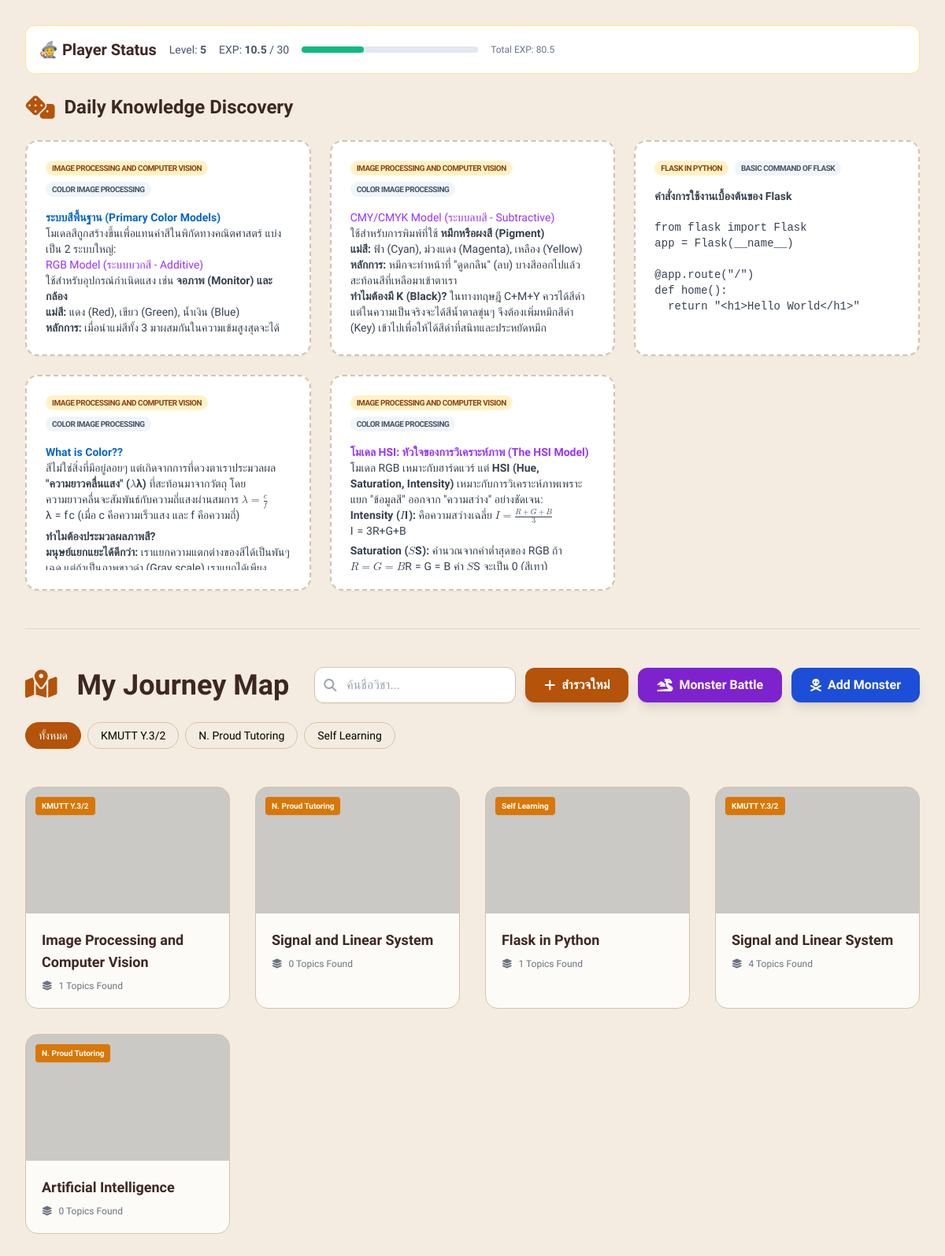
The app's page /learning/ with its own data.
### models.py (models this page shows)
class PlayerProfile(db.Model):
    id = db.Column(db.Integer, primary_key=True)
    level = db.Column(db.Integer, default=1, nullable=False)
    exp_current = db.Column(db.Float, default=0.0, nullable=False)
    exp_total = db.Column(db.Float, default=0.0, nullable=False)
    updated_at = db.Column(db.DateTime, default=datetime.utcnow, onupdate=datetime.utcnow)

class Course(db.Model):
    id = db.Column(db.Integer, primary_key=True)
    title = db.Column(db.String(100), nullable=False)
    category = db.Column(db.String(50), nullable=False)
    background_image = db.Column(db.String(255), nullable=True)
    topics = db.relationship('Topic', backref='course', lazy=True, cascade="all, delete-orphan")

class Topic(db.Model):
    id = db.Column(db.Integer, primary_key=True)
    name = db.Column(db.String(100), nullable=False)
    order_index = db.Column(db.Integer, default=0)
    course_id = db.Column(db.Integer, db.ForeignKey('course.id'), nullable=False)
    bubbles = db.relationship('Bubble', backref='topic', lazy=True, cascade="all, delete-orphan")

class Bubble(db.Model):
    id = db.Column(db.Integer, primary_key=True)
    content = db.Column(db.Text, nullable=False)
    order_index = db.Column(db.Integer, default=0)
    topic_id = db.Column(db.Integer, db.ForeignKey('topic.id'), nullable=False)
    include_in_random = db.Column(db.Boolean, default=True)

### routes.py (the view)
@learning_bp.route('/')
def index():
    courses = Course.query.all()
    categories = sorted(list(set([c.category for c in courses if c.category])))
    monsters = Monster.query.order_by(Monster.id.asc()).all()
    profile = PlayerProfile.query.first()
    if not profile:
        profile = PlayerProfile(level=1, exp_current=0, exp_total=0)
        db.session.add(profile)
        db.session.commit()
    random_knowledge = []
    bubbles = _uncensored_bubble_query().join(Topic).join(Course).order_by(func.random()).limit(5).all()
    for bubble in bubbles:
        random_knowledge.append({'course_title': bubble.topic.course.title, 'topic_name': bubble.topic.name, 'content': bubble.content})
    return render_template('learning/index.html', courses=courses, categories=categories, random_knowledge=random_knowledge,
                           monsters=monsters, profile=profile, exp_to_next=_exp_to_next_level(profile.level))

### routes.py (called while the page is built, shortened)
def _exp_to_next_level(level):
    return 10 + (level - 1) * 5

def _has_include_column():
    global _cached_include_check
    return _cached_include_check

def _uncensored_bubble_query():
    q = Bubble.query
    if _has_include_column():
        q = q.filter(Bubble.include_in_random.is_(True))
    return q

### templates/learning/index.html (shortened to what this page needs)
<!DOCTYPE html>
<html lang="en">
<head>
    <script src="https://cdn.tailwindcss.com"></script>
    <link rel="stylesheet" href="https://cdnjs.cloudflare.com/ajax/libs/font-awesome/6.4.0/css/all.min.css">
</head>
<body class="p-8">
    <div class="max-w-7xl mx-auto">
        <div class="mb-6 bg-white border border-amber-200 rounded-xl p-4 flex flex-wrap items-center gap-4">
            <div class="text-xl font-bold text-[#3e2723]">🧙 Player Status</div>
            <div class="text-sm text-slate-600">Level: <b>{{ profile.level }}</b></div>
            <div class="text-sm text-slate-600">EXP: <b>{{ "%.1f"|format(profile.exp_current) }}</b> / {{ exp_to_next }}</div>
            <div class="w-56 h-2 bg-slate-200 rounded">
                <div class="h-2 rounded bg-emerald-500" style="width: {{ (profile.exp_current / exp_to_next * 100) if exp_to_next else 0 }}%"></div>
            </div>
            <div class="text-xs text-slate-500">Total EXP: {{ "%.1f"|format(profile.exp_total) }}</div>
        </div>
        {% if random_knowledge %}
        <div class="mb-12">
            <div class="flex items-center space-x-3 mb-6">
                <i class="fa-solid fa-dice text-amber-700 text-3xl animate-pulse"></i>
                <h2 class="text-2xl font-bold text-[#3e2723]">Daily Knowledge Discovery</h2>
            </div>
            <div class="grid grid-cols-1 md:grid-cols-2 lg:grid-cols-3 gap-6">
                {% for item in random_knowledge %}
                <div class="discovery-box p-6 rounded-2xl bg-white shadow-sm">
                    <div class="flex flex-wrap gap-2 mb-4">
                        <span class="bg-amber-100 text-amber-800 text-[10px] font-bold px-2 py-0.5 rounded-full uppercase tracking-tighter">{{ item.course_title }}</span>
                        <span class="bg-slate-100 text-slate-600 text-[10px] font-bold px-2 py-0.5 rounded-full uppercase tracking-tighter">{{ item.topic_name }}</span>
                    </div>
                    <div class="text-gray-700 text-sm ql-editor max-h-40 overflow-y-auto">{{ item.content | safe }}</div>
                </div>
                {% endfor %}
            </div>
        </div>
        <hr class="border-[#d4c4a8] mb-12 opacity-50">
        {% endif %}
        <div class="flex flex-col space-y-6 mb-10">
            <div class="flex flex-col md:flex-row justify-between items-center gap-4">
                <h1 class="text-4xl font-bold text-[#3e2723]"><i class="fa-solid fa-map-marked-alt mr-4 text-amber-700"></i> My Journey Map</h1>
                <div class="flex w-full md:w-auto items-center space-x-3">
                    <div class="relative flex-1 md:w-64">
                        <i class="fa-solid fa-magnifying-glass absolute left-3 top-1/2 -translate-y-1/2 text-gray-400"></i>
                        <input type="text" id="courseSearch" onkeyup="filterContent()" placeholder="ค้นชื่อวิชา..." class="w-full pl-10 pr-4 py-2.5 rounded-xl border border-[#d4c4a8] bg-white focus:outline-none focus:ring-2 focus:ring-amber-500 shadow-sm">
                    </div>
                    <button onclick="document.getElementById('addCourseModal').classList.remove('hidden')" class="bg-amber-700 text-white px-6 py-2.5 rounded-xl hover:bg-amber-600 transition shadow-lg flex items-center font-bold">
                        <i class="fa-solid fa-plus mr-2"></i> สำรวจใหม่
                    </button>
                    <button onclick="document.getElementById('battleSetupModal').classList.remove('hidden')" class="bg-purple-700 text-white px-6 py-2.5 rounded-xl hover:bg-purple-600 transition shadow-lg flex items-center font-bold">
                        <i class="fa-solid fa-dragon mr-2"></i> Monster Battle
                    </button>
                    <button onclick="document.getElementById('addMonsterModal').classList.remove('hidden')" class="bg-blue-700 text-white px-6 py-2.5 rounded-xl hover:bg-blue-600 transition shadow-lg flex items-center font-bold">
                        <i class="fa-solid fa-skull-crossbones mr-2"></i> Add Monster
                    </button>
                </div>
            </div>
            <div class="flex flex-wrap gap-2 overflow-x-auto pb-2">
                <button onclick="filterCategory('all', this)" class="category-btn active px-4 py-1.5 rounded-full border border-[#d4c4a8] text-sm font-medium hover:border-amber-700 transition">ทั้งหมด</button>
                {% for cat in categories %}
                <button onclick="filterCategory('{{ cat.lower() }}', this)" class="category-btn px-4 py-1.5 rounded-full border border-[#d4c4a8] text-sm font-medium hover:border-amber-700 transition">{{ cat }}</button>
                {% endfor %}
            </div>
        </div>
        <div id="courseContainer" class="grid grid-cols-1 md:grid-cols-2 lg:grid-cols-4 gap-8">
            {% for course in courses %}
            <div class="course-item relative group" data-title="{{ course.title.lower() }}" data-category="{{ (course.category or 'general').lower() }}" data-id="{{ course.id }}" data-name="{{ course.title }}" data-cat="{{ course.category }}">
                <a href="{{ url_for('learning.course_detail', course_id=course.id) }}" class="course-card rounded-2xl overflow-hidden flex flex-col group h-full">
                    <div class="h-40 bg-cover bg-center relative" style="background-image: url('{{ url_for('static', filename='uploads/' + (course.background_image or 'default.jpg')) }}')">
                        <div class="absolute inset-0 bg-black/20 group-hover:bg-black/10 transition-colors"></div>
                        <span class="absolute top-3 left-3 bg-amber-600 text-white text-[10px] font-bold px-2 py-1 rounded shadow-sm">{{ course.category or 'General' }}</span>
                    </div>
                    <div class="p-5">
                        <h3 class="text-lg font-bold text-[#3e2723] mb-2">{{ course.title }}</h3>
                        <div class="text-xs text-gray-500 flex items-center"><i class="fa-solid fa-layer-group mr-2"></i> {{ course.topics | length }} Topics Found</div>
                    </div>
                </a>
            </div>
            {% endfor %}
        </div>
    </div>
</body>
</html>

### templates/learning/index.html (style rules this page uses)
body { background-color: #f4ece1; font-family: 'Prompt', sans-serif; }
.course-card { background-color: #fdfbf7; border: 1px solid #d4c4a8; transition: all 0.3s; }
.discovery-box { background-color: #fff; border: 2px dashed #d4c4a8; }
.ql-editor { padding: 0 !important; min-height: auto !important; }
.category-btn.active { background-color: #b45309; color: white; border-color: #b45309; }

### records on screen
PlayerProfile: level "5", exp_current "10.5", exp_total "80.5"
Course: course_title "IMAGE PROCESSING AND COMPUTER VISION" "IMAGE PROCESSING AND COMPUTER VISION" "IMAGE PROCESSING AND COMPUTER VISION" "IMAGE PROCESSING AND COMPUTER VISION", category "KMUTT Y.3/2", title "Image Processing and Computer Vision", topics|length "1"
Topic: topic_name "COLOR IMAGE PROCESSING" "COLOR IMAGE PROCESSING" "COLOR IMAGE PROCESSING" "COLOR IMAGE PROCESSING"
Bubble: content "ระบบสีพื้นฐาน (Primary Color Models) โมเดลสีถูกสร้างขึ้นเพื่อแทนค่าสีในพิกัดทางคณิตศาสตร์ แบ่งเป็น 2 ระบบใหญ่: RGB Model (ระบบบวกสี - Additive) ใช้สำหรับอุปกรณ์กำเนิดแสง เช่น จอภาพ (Monitor) และกล้อง แม่สี: แดง (Red), เขียว (Green), น้ำเงิน (Blue) หลักการ: เมื่อนำแม่สีทั้ง 3 มาผสมกันในความเข้มสูงสุดจะได้"
Bubble: content "CMY/CMYK Model (ระบบลบสี - Subtractive) ใช้สำหรับการพิมพ์ที่ใช้ หมึกหรือผงสี (Pigment) แม่สี: ฟ้า (Cyan), ม่วงแดง (Magenta), เหลือง (Yellow) หลักการ: หมึกจะทำหน้าที่ \"ดูดกลืน\" (ลบ) บางสีออกไปแล้วสะท้อนสีที่เหลือมาเข้าตาเรา ทำไมต้องมี K (Black)? ในทางทฤษฎี C+M+Y ควรได้สีดำ แต่ในความเป็นจริงจะได้สีน้ำตาลขุ่นๆ จึงต้องเพิ่มหมึกสีดำ (Key) เข้าไปเพื่อให้ได้สีดำที่สนิทและประหยัดหมึก"
Course: course_title "FLASK IN PYTHON", category "Self Learning", title "Flask in Python", topics|length "1"
Topic: topic_name "BASIC COMMAND OF FLASK"
Bubble: content "คำสั่งการใช้งานเบื้องต้นของ Flask from flask import Flask app = Flask(__name__) @app.route( \"/\" ) def home (): return \"<h1>Hello World</h1>\""
Bubble: content "What is Color?? สีไม่ใช่สิ่งที่มีอยู่ลอยๆ แต่เกิดจากการที่ดวงตาเราประมวลผล \"ความยาวคลื่นแสง\" ( λ λ ) ที่สะท้อนมาจากวัตถุ โดยความยาวคลื่นจะสัมพันธ์กับความถี่แสงผ่านสมการ λ = c f λ = f c (เมื่อ c คือความเร็วแสง และ f คือความถี่) ทำไมต้องประมวลผลภาพสี? มนุษย์แยกแยะได้ดีกว่า: เราแยกความแตกต่างของสีได้เป็นพันๆ…"
Bubble: content "โมเดล HSI: หัวใจของการวิเคราะห์ภาพ (The HSI Model) โมเดล RGB เหมาะกับฮาร์ดแวร์ แต่ HSI (Hue, Saturation, Intensity) เหมาะกับการวิเคราะห์ภาพเพราะแยก \"ข้อมูลสี\" ออกจาก \"ความสว่าง\" อย่างชัดเจน: Intensity ( I I ): คือความสว่างเฉลี่ย I = R + G + B 3 I = 3 R + G + B Saturation ( S S ): คำนวณจากค่าต่ำสุดของ RGB ถ้า R = G = B R = G = B ค่า S S จะเป็น 0 (สีเทา)"
Course: category "N. Proud Tutoring", title "Signal and Linear System", topics|length "0"
Course: category "KMUTT Y.3/2", title "Signal and Linear System", topics|length "4"
Course: category "N. Proud Tutoring", title "Artificial Intelligence", topics|length "0"

### other values on screen
{{ exp_to_next }} "30"
